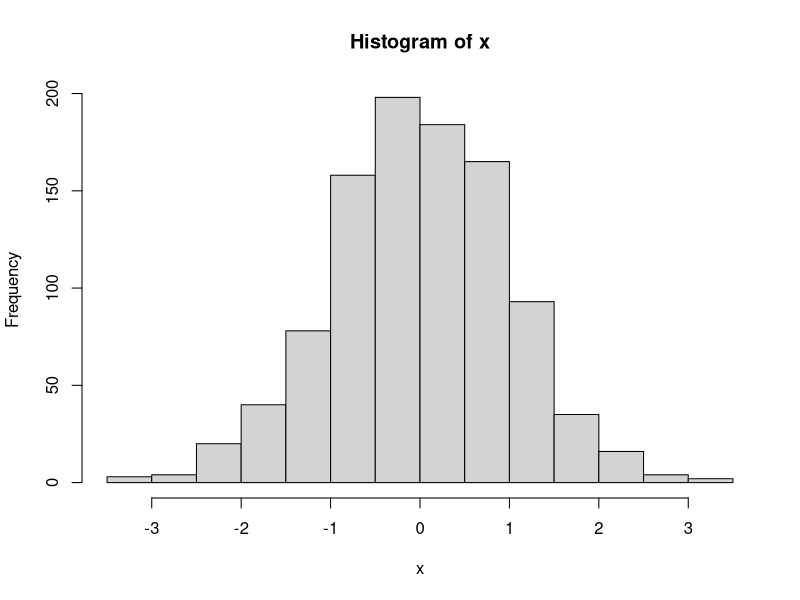
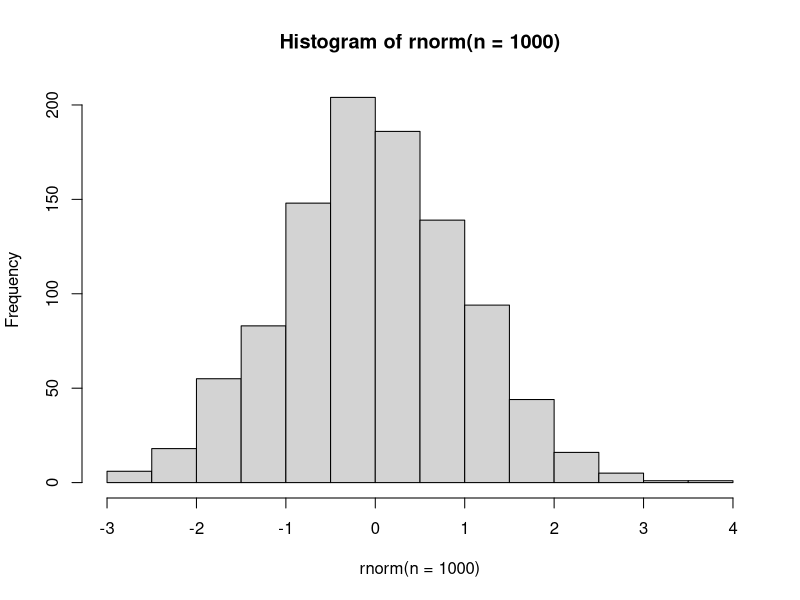
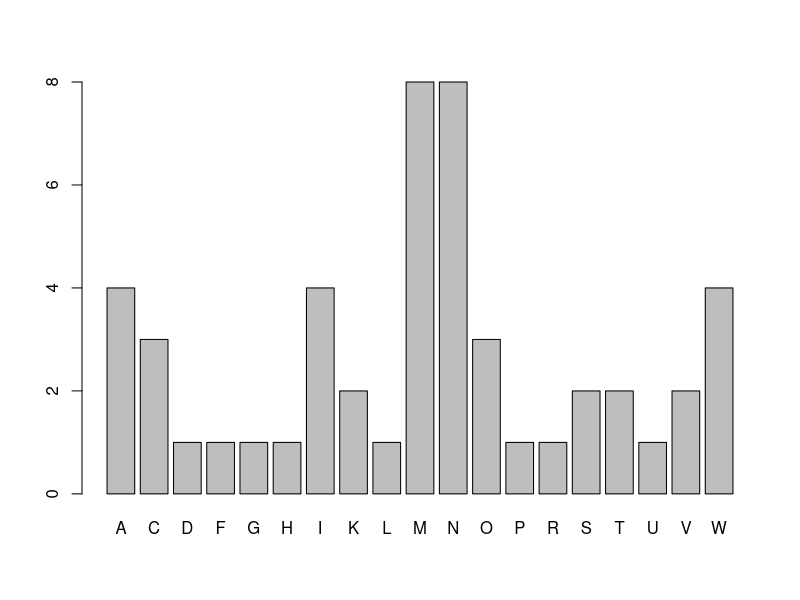
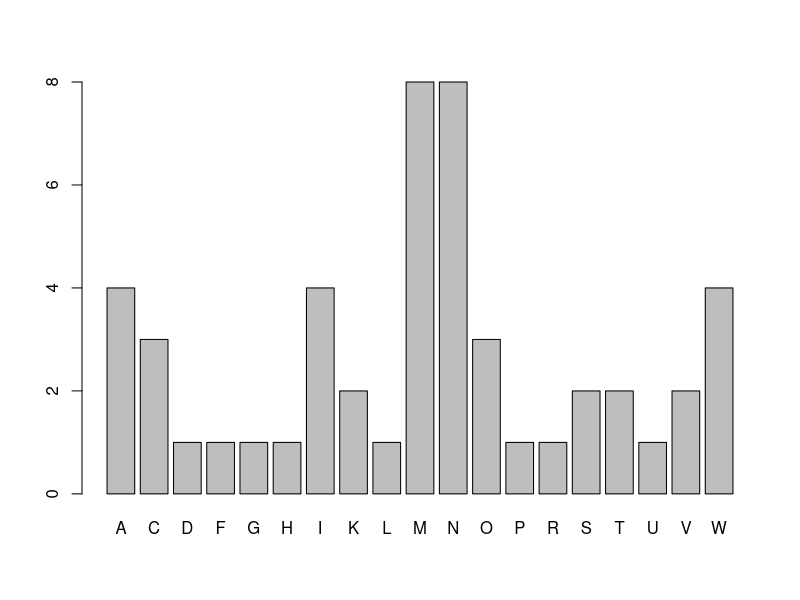
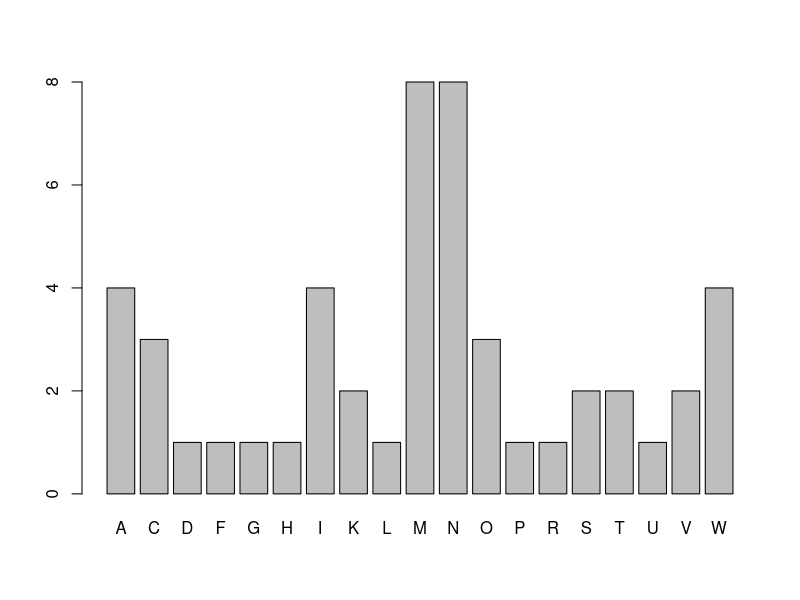

Source code (R) for these figures, in order:
## ---- chunk 1
knitr::opts_chunk$set(fig.path = "img/")
## ---- chunk 2
baby_names <- c("John", "Marie", "Elizabeth")
baby_is_male <- c(TRUE, FALSE, FALSE)
baby_nb_births <- c(120L, 30L, 60L)
baby_pct_births <- c(0.04, 0.01, 0.02)
## ---- chunk 3
baby_name <- "John" 
## ---- chunk 4
x <- rnorm(n = 1000)
hist(x)
## ---- chunk 5
hist(rnorm(n = 1000))
## ---- chunk 6
# 1. Extract the first letter from each name
first_letters <- substr(state.name, 1, 1)

# 2. Count the frequency of each letter
first_letters_counts <- table(first_letters)

# 3. Create a bar plot of the frequency counts
barplot(first_letters_counts)
## ---- chunk 7
barplot(table(substr(state.name, 1, 1)))
## ---- chunk 8
state.name |>     # Take baby_names, then
  substr(1, 1) |> # Extract the first letter, then
  table() |>      # Tabulate the frequencies, then
  barplot()       # Create a bar plot.
## ---- chunk 9
v <- c(1, 2, 3)
M <- matrix(1:9, nrow = 3, ncol = 3)
A <- array(1:24, dim = c(2, 3, 4))
## ---- chunk 10
l1 <- list('Jane', 'Austen', 42)
l2 <- list(first_name = 'Jane', last_name = 'Austen', age = 42L)
## ---- chunk 11
l1 <- list('Jane', 'Austen', 42)
l2 <- list('Jane', 'Eyre', 52)
l <- list(l1, l2)
## ---- chunk 12
D <- data.frame(
  name = c("Mary", "John"),
  sex = c("Female", "Male"),
  year = c(1980, 1980),
  births = c(5490, 9102)
)
D
